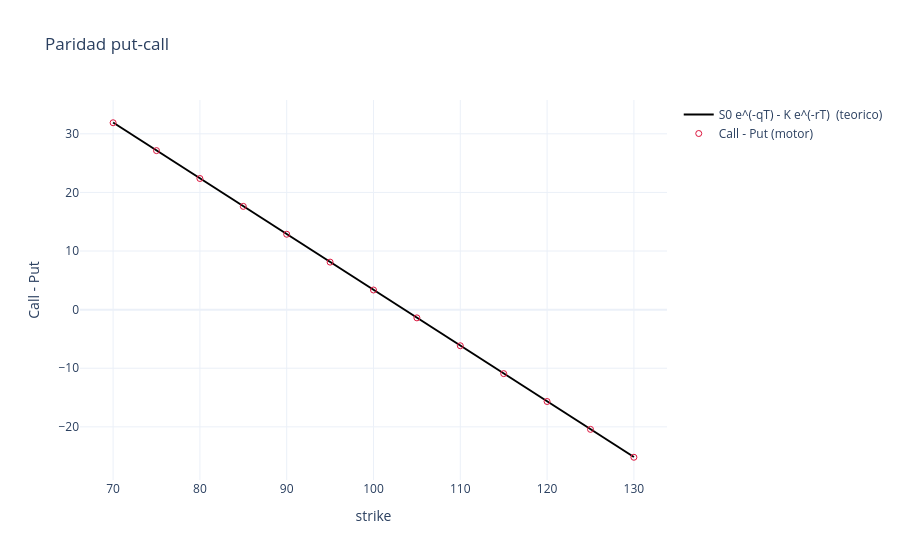

The notebook cell this image was saved under:
### Markdown cell above
## 5. Paridad put-call como cheque de consistencia

### Code cell
parity_lhs = mc_call_curve - mc_put_curve
parity_rhs = S0 * math.exp(-Q_DIV * T) - strikes * math.exp(-R * T)

fig = go.Figure()
fig.add_trace(go.Scatter(x=strikes, y=parity_rhs, mode="lines", name="S0 e^(-qT) - K e^(-rT)  (teorico)", line=dict(color="black")))
fig.add_trace(
    go.Scatter(x=strikes, y=parity_lhs, mode="markers", name="Call - Put (motor)", marker=dict(color="crimson", symbol="circle-open"))
)
fig.update_layout(
    title="Paridad put-call",
    xaxis_title="strike",
    yaxis_title="Call - Put",
    template="plotly_white",
)
fig.show()

max_abs_diff = float(np.max(np.abs(parity_lhs - parity_rhs)))
print(f"Maxima desviacion de la paridad put-call en la rejilla de strikes: {max_abs_diff:.4f}")

### Figure 1 — Plotly figure (JSON) as saved in the notebook; plotly's stock layout.template omitted (floating-point values rounded to 4 significant figures)
{"data": [{"line": {"color": "black"}, "mode": "lines", "name": "S0 e^(-qT) - K e^(-rT)  (teorico)", "type": "scatter", "x": [70.0, 75.0, 80.0, 85.0, 90.0, 95.0, 100.0, 105.0, 110.0, 115.0, 120.0, 125.0, 130.0], "y": [31.93, 27.17, 22.41, 17.66, 12.9, 8.144, 3.388, -1.368, -6.124, -10.88, -15.64, -20.39, -25.15]}, {"marker": {"color": "crimson", "symbol": "circle-open"}, "mode": "markers", "name": "Call - Put (motor)", "type": "scatter", "x": [70.0, 75.0, 80.0, 85.0, 90.0, 95.0, 100.0, 105.0, 110.0, 115.0, 120.0, 125.0, 130.0], "y": [31.89, 27.13, 22.37, 17.62, 12.86, 8.106, 3.35, -1.406, -6.162, -10.92, -15.67, -20.43, -25.19]}], "layout": {"title": {"text": "Paridad put-call"}, "xaxis": {"title": {"text": "strike"}}, "yaxis": {"title": {"text": "Call - Put"}}}}
